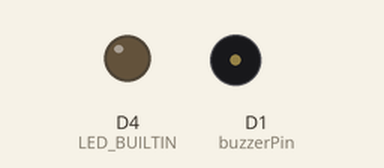
Bench run of a sketch on a simulated ESP8266 (Wemos D1 mini). Parts: output pins drawn as LEDs (lit = HIGH, except the on-board LED, lit = LOW), buzzer (waves = sounding). At 10.0 s the program puts the board to deep sleep or switches it off; the recording ends there.

Above: at 0.6 s.
At 2.1 s:
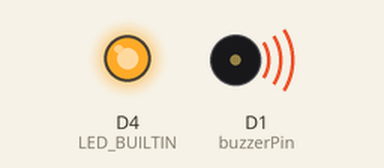
Timing chart, 0 to 3.0 s (numbered marks = the images above):
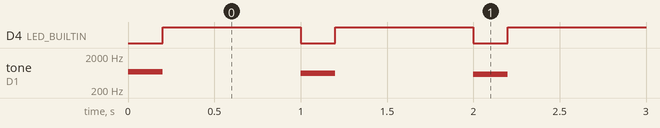

The sketch:

rada_vote_sound.ino
```cpp
/*
*    Emulating voting sound from the ukrainian "Rada" information and analytical system
*    Made just for fun for ESP8266 (WeMos D1 mini clone)
*    vGamBIT
*    v0.3
*/

static const uint8_t buzzerPin =  D1;

void setup() {
  pinMode(buzzerPin, OUTPUT);
  pinMode(LED_BUILTIN, OUTPUT);
}

void radaVoteSound(bool withLED = true) {
  const int toneDelay = 1000;
  const int tonesCount = 10;
  const int tones[tonesCount] = {698, 622, 587, 523, 466, 415, 392, 349, 311, 1568};
  const int tonesDuration[tonesCount] = {200, 200, 200, 200, 200, 200, 200, 200, 200, 120};
  for (int index = 0; index < tonesCount; index++) {
    if (withLED) {
      digitalWrite(LED_BUILTIN, LOW);
      tone(buzzerPin, tones[index], tonesDuration[index]);
      delay(tonesDuration[index]);
      digitalWrite(LED_BUILTIN, HIGH);
      delay(toneDelay - tonesDuration[index]);
    } else {
      tone(buzzerPin, tones[index], tonesDuration[index]);
      delay(toneDelay);
    }
  }
}

bool isPlayedOnce = false;

void loop() {
  if (!isPlayedOnce) {
    radaVoteSound();
    isPlayedOnce = true;
  } else {
    ESP.deepSleep(0); // Don't waste energy
  }
}
```

Measured:
- by itself, D4 (LED_BUILTIN): goes 8 × (HIGH 0.80 s, LOW 0.20 s), HIGH 0.80 s, LOW 0.12 s, then HIGH
- by itself, tone on D1 (buzzerPin): plays 698 Hz for 0.20 s, 622 Hz for 0.20 s, 587 Hz for 0.20 s, 523 Hz for 0.20 s, 466 Hz for 0.20 s, 415 Hz for 0.20 s … (10 notes in this stretch)
